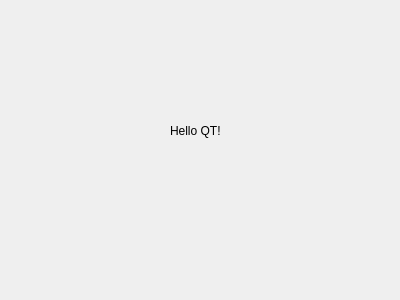
<?xml version="1.0" encoding="UTF-8"?>
<ui version="4.0">
 <class>Dialog</class>
 <widget class="QDialog" name="Dialog">
  <property name="geometry">
   <rect>
    <x>0</x>
    <y>0</y>
    <width>400</width>
    <height>300</height>
   </rect>
  </property>
  <property name="windowTitle">
   <string>Dialog</string>
  </property>
  <widget class="QLabel" name="label">
   <property name="geometry">
    <rect>
     <x>170</x>
     <y>110</y>
     <width>81</width>
     <height>41</height>
    </rect>
   </property>
   <property name="text">
    <string>Hello QT!</string>
   </property>
  </widget>
 </widget>
 <layoutdefault spacing="6" margin="11"/>
 <resources/>
 <connections/>
</ui>
